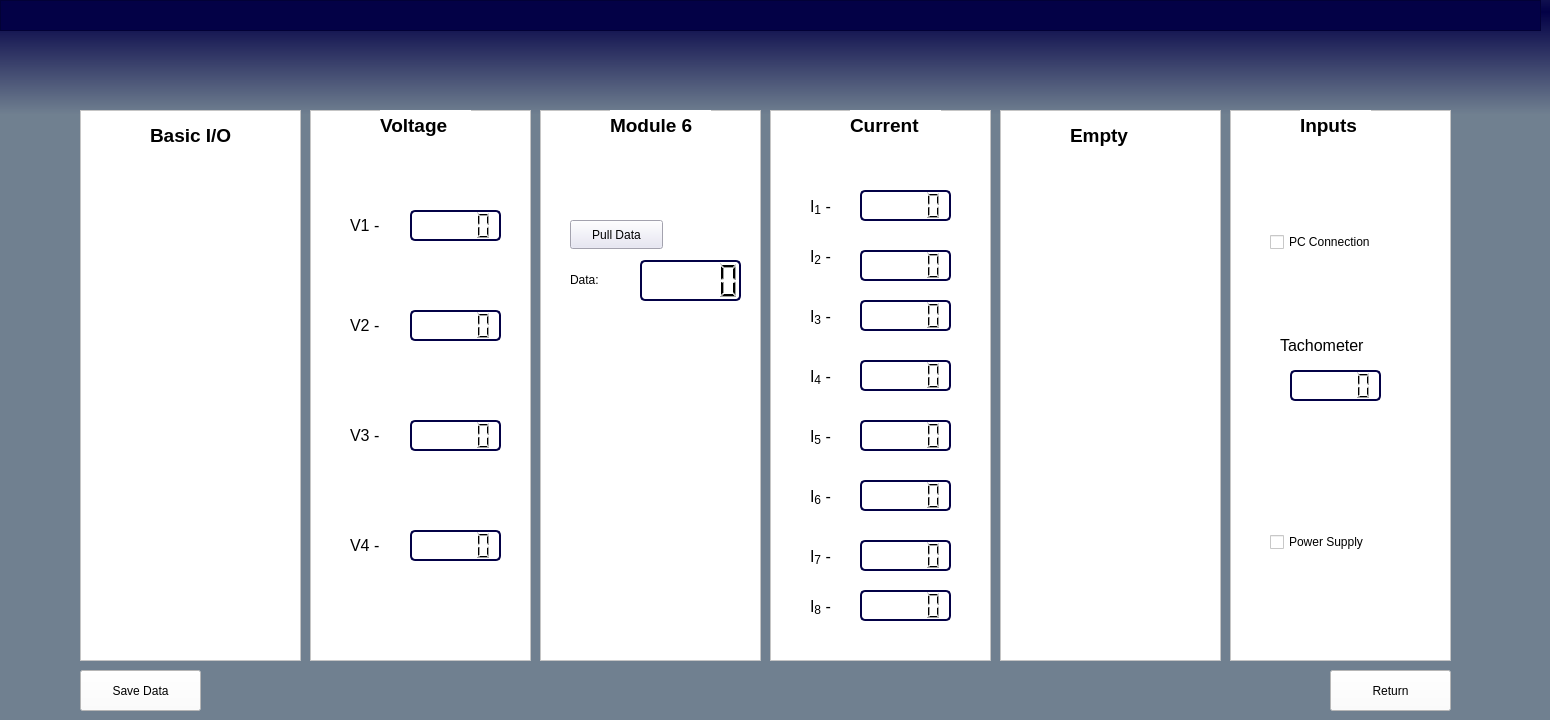
    <widget class="QWidget" name="CustomMeasPg">
     <property name="styleSheet">
      <string notr="true">background-color: qlineargradient(spread:reflect, x1:1, y1:0.0170455, x2:1, y2:1, stop:0 rgba(3, 1, 70, 255), stop:0.144231 rgba(112, 128, 144, 255));</string>
     </property>
     <widget class="QPushButton" name="pushButton_2">
      <property name="geometry">
       <rect>
        <x>1330</x>
        <y>670</y>
        <width>121</width>
        <height>41</height>
       </rect>
      </property>
      <property name="toolTip">
       <string>&lt;html&gt;&lt;head/&gt;&lt;body&gt;&lt;p align=&quot;center&quot;&gt;&lt;span style=&quot; font-weight:400;&quot;&gt;Will return to &amp;quot;Home&amp;quot; tab.&lt;/span&gt;&lt;/p&gt;&lt;/body&gt;&lt;/html&gt;</string>
      </property>
      <property name="styleSheet">
       <string notr="true">background-color: rgb(255, 255, 255);
font-color: rbg(3,1,70);</string>
      </property>
      <property name="text">
       <string>Return</string>
      </property>
     </widget>
     <widget class="QFrame" name="BasicIOMod">
      <property name="geometry">
       <rect>
        <x>80</x>
        <y>110</y>
        <width>221</width>
        <height>551</height>
       </rect>
      </property>
      <property name="styleSheet">
       <string notr="true">background-color: rgb(255, 255, 255);</string>
      </property>
      <property name="frameShape">
       <enum>QFrame::Shape::StyledPanel</enum>
      </property>
      <property name="frameShadow">
       <enum>QFrame::Shadow::Raised</enum>
      </property>
      <widget class="QLabel" name="label_4">
       <property name="geometry">
        <rect>
         <x>70</x>
         <y>10</y>
         <width>101</width>
         <height>31</height>
        </rect>
       </property>
       <property name="font">
        <font>
         <pointsize>14</pointsize>
         <bold>true</bold>
        </font>
       </property>
       <property name="text">
        <string>Basic I/O</string>
       </property>
      </widget>
     </widget>
     <widget class="QFrame" name="Mod">
      <property name="geometry">
       <rect>
        <x>540</x>
        <y>110</y>
        <width>221</width>
        <height>551</height>
       </rect>
      </property>
      <property name="styleSheet">
       <string notr="true">background-color: rgb(255, 255, 255);</string>
      </property>
      <property name="frameShape">
       <enum>QFrame::Shape::StyledPanel</enum>
      </property>
      <property name="frameShadow">
       <enum>QFrame::Shadow::Raised</enum>
      </property>
      <widget class="QLabel" name="label_15">
       <property name="geometry">
        <rect>
         <x>70</x>
         <y>0</y>
         <width>101</width>
         <height>31</height>
        </rect>
       </property>
       <property name="font">
        <font>
         <pointsize>14</pointsize>
         <bold>true</bold>
        </font>
       </property>
       <property name="text">
        <string>Module 6</string>
       </property>
      </widget>
      <widget class="QPushButton" name="pushButton">
       <property name="geometry">
        <rect>
         <x>30</x>
         <y>110</y>
         <width>93</width>
         <height>29</height>
        </rect>
       </property>
       <property name="styleSheet">
        <string notr="true">background-color: rgb(228, 227, 243);
font-color: rbg(3,1,70);</string>
       </property>
       <property name="text">
        <string>Pull Data</string>
       </property>
      </widget>
      <widget class="QLabel" name="label_14">
       <property name="geometry">
        <rect>
         <x>30</x>
         <y>160</y>
         <width>63</width>
         <height>20</height>
        </rect>
       </property>
       <property name="text">
        <string>Data: </string>
       </property>
      </widget>
      <widget class="QLCDNumber" name="lcdNumber_10">
       <property name="geometry">
        <rect>
         <x>100</x>
         <y>150</y>
         <width>101</width>
         <height>41</height>
        </rect>
       </property>
       <property name="styleSheet">
        <string notr="true">font-color:rgb(3, 1, 70);
background-color:rbg(211,211,211);
border: 2px solid rgb(3,1,70);
border-radius: 5px; </string>
       </property>
      </widget>
     </widget>
     <widget class="QPushButton" name="dataSave1">
      <property name="geometry">
       <rect>
        <x>80</x>
        <y>670</y>
        <width>121</width>
        <height>41</height>
       </rect>
      </property>
      <property name="toolTip">
       <string>&lt;html&gt;&lt;head/&gt;&lt;body&gt;&lt;p&gt;&lt;span style=&quot; font-weight:400;&quot;&gt;This button will take the data displayed above and save the values. These saved values can be viewed under the &amp;quot;Saved Data&amp;quot; tab.&lt;/span&gt;&lt;/p&gt;&lt;/body&gt;&lt;/html&gt;</string>
      </property>
      <property name="styleSheet">
       <string notr="true">background-color: rgb(255, 255, 255);
font-color: rbg(3,1,70);</string>
      </property>
      <property name="text">
       <string>Save Data</string>
      </property>
     </widget>
     <widget class="QFrame" name="frame_2">
      <property name="geometry">
       <rect>
        <x>0</x>
        <y>0</y>
        <width>1541</width>
        <height>31</height>
       </rect>
      </property>
      <property name="styleSheet">
       <string notr="true">background-color: rgb(3, 1, 70);</string>
      </property>
      <property name="frameShape">
       <enum>QFrame::Shape::StyledPanel</enum>
      </property>
      <property name="frameShadow">
       <enum>QFrame::Shadow::Raised</enum>
      </property>
     </widget>
     <widget class="QFrame" name="VoltageMod">
      <property name="geometry">
       <rect>
        <x>310</x>
        <y>110</y>
        <width>221</width>
        <height>551</height>
       </rect>
      </property>
      <property name="styleSheet">
       <string notr="true">background-color: rgb(255, 255, 255);</string>
      </property>
      <property name="frameShape">
       <enum>QFrame::Shape::StyledPanel</enum>
      </property>
      <property name="frameShadow">
       <enum>QFrame::Shadow::Raised</enum>
      </property>
      <widget class="QLabel" name="label">
       <property name="geometry">
        <rect>
         <x>70</x>
         <y>0</y>
         <width>91</width>
         <height>31</height>
        </rect>
       </property>
       <property name="font">
        <font>
         <pointsize>14</pointsize>
         <bold>true</bold>
        </font>
       </property>
       <property name="text">
        <string>Voltage</string>
       </property>
      </widget>
      <widget class="QLCDNumber" name="V1">
       <property name="geometry">
        <rect>
         <x>100</x>
         <y>100</y>
         <width>91</width>
         <height>31</height>
        </rect>
       </property>
       <property name="styleSheet">
        <string notr="true">font-color:rgb(3, 1, 70);
background-color:rbg(211,211,211);
border: 2px solid rgb(3,1,70);
border-radius: 5px; 
</string>
       </property>
      </widget>
      <widget class="QLCDNumber" name="V2">
       <property name="geometry">
        <rect>
         <x>100</x>
         <y>200</y>
         <width>91</width>
         <height>31</height>
        </rect>
       </property>
       <property name="styleSheet">
        <string notr="true">font-color:rgb(3, 1, 70);
background-color:rbg(211,211,211);
border: 2px solid rgb(3,1,70);
border-radius: 5px; </string>
       </property>
      </widget>
      <widget class="QLCDNumber" name="V3">
       <property name="geometry">
        <rect>
         <x>100</x>
         <y>310</y>
         <width>91</width>
         <height>31</height>
        </rect>
       </property>
       <property name="styleSheet">
        <string notr="true">font-color:rgb(3, 1, 70);
background-color:rbg(211,211,211);
border: 2px solid rgb(3,1,70);
border-radius: 5px; </string>
       </property>
      </widget>
      <widget class="QLCDNumber" name="V4">
       <property name="geometry">
        <rect>
         <x>100</x>
         <y>420</y>
         <width>91</width>
         <height>31</height>
        </rect>
       </property>
       <property name="styleSheet">
        <string notr="true">font-color:rgb(3, 1, 70);
background-color:rbg(211,211,211);
border: 2px solid rgb(3,1,70);
border-radius: 5px; </string>
       </property>
      </widget>
      <widget class="QLabel" name="label_5">
       <property name="geometry">
        <rect>
         <x>40</x>
         <y>100</y>
         <width>51</width>
         <height>31</height>
        </rect>
       </property>
       <property name="font">
        <font>
         <pointsize>12</pointsize>
         <bold>false</bold>
        </font>
       </property>
       <property name="text">
        <string>V1 - </string>
       </property>
      </widget>
      <widget class="QLabel" name="label_6">
       <property name="geometry">
        <rect>
         <x>40</x>
         <y>200</y>
         <width>51</width>
         <height>31</height>
        </rect>
       </property>
       <property name="font">
        <font>
         <pointsize>12</pointsize>
         <bold>false</bold>
        </font>
       </property>
       <property name="text">
        <string>V2 - </string>
       </property>
      </widget>
      <widget class="QLabel" name="label_7">
       <property name="geometry">
        <rect>
         <x>40</x>
         <y>310</y>
         <width>51</width>
         <height>31</height>
        </rect>
       </property>
       <property name="font">
        <font>
         <pointsize>12</pointsize>
         <bold>false</bold>
        </font>
       </property>
       <property name="text">
        <string>V3 - </string>
       </property>
      </widget>
      <widget class="QLabel" name="label_8">
       <property name="geometry">
        <rect>
         <x>40</x>
         <y>420</y>
         <width>51</width>
         <height>31</height>
        </rect>
       </property>
       <property name="font">
        <font>
         <pointsize>12</pointsize>
         <bold>false</bold>
        </font>
       </property>
       <property name="text">
        <string>V4 - </string>
       </property>
      </widget>
     </widget>
     <widget class="QFrame" name="CurrentMod">
      <property name="geometry">
       <rect>
        <x>770</x>
        <y>110</y>
        <width>221</width>
        <height>551</height>
       </rect>
      </property>
      <property name="styleSheet">
       <string notr="true">background-color: rgb(255, 255, 255);</string>
      </property>
      <property name="frameShape">
       <enum>QFrame::Shape::StyledPanel</enum>
      </property>
      <property name="frameShadow">
       <enum>QFrame::Shadow::Raised</enum>
      </property>
      <widget class="QLabel" name="label_2">
       <property name="geometry">
        <rect>
         <x>80</x>
         <y>0</y>
         <width>91</width>
         <height>31</height>
        </rect>
       </property>
       <property name="font">
        <font>
         <pointsize>14</pointsize>
         <bold>true</bold>
        </font>
       </property>
       <property name="text">
        <string>Current</string>
       </property>
      </widget>
      <widget class="QLCDNumber" name="I1">
       <property name="geometry">
        <rect>
         <x>90</x>
         <y>80</y>
         <width>91</width>
         <height>31</height>
        </rect>
       </property>
       <property name="styleSheet">
        <string notr="true">font-color:rgb(3, 1, 70);
background-color:rbg(211,211,211);
border: 2px solid rgb(3,1,70);
border-radius: 5px; 
</string>
       </property>
      </widget>
      <widget class="QLCDNumber" name="I2">
       <property name="geometry">
        <rect>
         <x>90</x>
         <y>140</y>
         <width>91</width>
         <height>31</height>
        </rect>
       </property>
       <property name="styleSheet">
        <string notr="true">font-color:rgb(3, 1, 70);
background-color:rbg(211,211,211);
border: 2px solid rgb(3,1,70);
border-radius: 5px; 
</string>
       </property>
      </widget>
      <widget class="QLCDNumber" name="I3">
       <property name="geometry">
        <rect>
         <x>90</x>
         <y>190</y>
         <width>91</width>
         <height>31</height>
        </rect>
       </property>
       <property name="styleSheet">
        <string notr="true">font-color:rgb(3, 1, 70);
background-color:rbg(211,211,211);
border: 2px solid rgb(3,1,70);
border-radius: 5px; 
</string>
       </property>
      </widget>
      <widget class="QLCDNumber" name="I4">
       <property name="geometry">
        <rect>
         <x>90</x>
         <y>250</y>
         <width>91</width>
         <height>31</height>
        </rect>
       </property>
       <property name="styleSheet">
        <string notr="true">font-color:rgb(3, 1, 70);
background-color:rbg(211,211,211);
border: 2px solid rgb(3,1,70);
border-radius: 5px; 
</string>
       </property>
      </widget>
      <widget class="QLabel" name="label_9">
       <property name="geometry">
        <rect>
         <x>40</x>
         <y>80</y>
         <width>41</width>
         <height>31</height>
        </rect>
       </property>
       <property name="font">
        <font>
         <pointsize>12</pointsize>
         <bold>false</bold>
        </font>
       </property>
       <property name="text">
        <string>&lt;html&gt;&lt;head/&gt;&lt;body&gt;&lt;p&gt;I&lt;span style=&quot; font-size:14pt; vertical-align:sub;&quot;&gt;1&lt;/span&gt; - &lt;/p&gt;&lt;/body&gt;&lt;/html&gt;</string>
       </property>
      </widget>
      <widget class="QLabel" name="label_10">
       <property name="geometry">
        <rect>
         <x>40</x>
         <y>130</y>
         <width>31</width>
         <height>31</height>
        </rect>
       </property>
       <property name="font">
        <font>
         <pointsize>12</pointsize>
         <bold>false</bold>
        </font>
       </property>
       <property name="text">
        <string>&lt;html&gt;&lt;head/&gt;&lt;body&gt;&lt;p&gt;I&lt;span style=&quot; font-size:14pt; vertical-align:sub;&quot;&gt;2&lt;/span&gt; - &lt;/p&gt;&lt;/body&gt;&lt;/html&gt;</string>
       </property>
      </widget>
      <widget class="QLabel" name="label_11">
       <property name="geometry">
        <rect>
         <x>40</x>
         <y>190</y>
         <width>31</width>
         <height>31</height>
        </rect>
       </property>
       <property name="font">
        <font>
         <pointsize>12</pointsize>
         <bold>false</bold>
        </font>
       </property>
       <property name="text">
        <string>&lt;html&gt;&lt;head/&gt;&lt;body&gt;&lt;p&gt;I&lt;span style=&quot; font-size:14pt; vertical-align:sub;&quot;&gt;3&lt;/span&gt; - &lt;/p&gt;&lt;/body&gt;&lt;/html&gt;</string>
       </property>
      </widget>
      <widget class="QLabel" name="label_12">
       <property name="geometry">
        <rect>
         <x>40</x>
         <y>250</y>
         <width>31</width>
         <height>31</height>
        </rect>
       </property>
       <property name="font">
        <font>
         <pointsize>12</pointsize>
         <bold>false</bold>
        </font>
       </property>
       <property name="text">
        <string>&lt;html&gt;&lt;head/&gt;&lt;body&gt;&lt;p&gt;I&lt;span style=&quot; font-size:14pt; vertical-align:sub;&quot;&gt;4&lt;/span&gt; - &lt;/p&gt;&lt;/body&gt;&lt;/html&gt;</string>
       </property>
      </widget>
      <widget class="QLabel" name="label_17">
       <property name="geometry">
        <rect>
         <x>40</x>
         <y>310</y>
         <width>41</width>
         <height>31</height>
        </rect>
       </property>
       <property name="font">
        <font>
         <pointsize>12</pointsize>
         <bold>false</bold>
        </font>
       </property>
       <property name="text">
        <string>&lt;html&gt;&lt;head/&gt;&lt;body&gt;&lt;p&gt;I&lt;span style=&quot; font-size:14pt; vertical-align:sub;&quot;&gt;5&lt;/span&gt; - &lt;/p&gt;&lt;/body&gt;&lt;/html&gt;</string>
       </property>
      </widget>
      <widget class="QLabel" name="label_18">
       <property name="geometry">
        <rect>
         <x>40</x>
         <y>370</y>
         <width>41</width>
         <height>31</height>
        </rect>
       </property>
       <property name="font">
        <font>
         <pointsize>12</pointsize>
         <bold>false</bold>
        </font>
       </property>
       <property name="text">
        <string>&lt;html&gt;&lt;head/&gt;&lt;body&gt;&lt;p&gt;I&lt;span style=&quot; font-size:14pt; vertical-align:sub;&quot;&gt;6&lt;/span&gt; - &lt;/p&gt;&lt;/body&gt;&lt;/html&gt;</string>
       </property>
      </widget>
      <widget class="QLabel" name="label_19">
       <property name="geometry">
        <rect>
         <x>40</x>
         <y>430</y>
         <width>41</width>
         <height>31</height>
        </rect>
       </property>
       <property name="font">
        <font>
         <pointsize>12</pointsize>
         <bold>false</bold>
        </font>
       </property>
       <property name="text">
        <string>&lt;html&gt;&lt;head/&gt;&lt;body&gt;&lt;p&gt;I&lt;span style=&quot; font-size:14pt; vertical-align:sub;&quot;&gt;7&lt;/span&gt; - &lt;/p&gt;&lt;/body&gt;&lt;/html&gt;</string>
       </property>
      </widget>
      <widget class="QLabel" name="label_20">
       <property name="geometry">
        <rect>
         <x>40</x>
         <y>480</y>
         <width>41</width>
         <height>31</height>
        </rect>
       </property>
       <property name="font">
        <font>
         <pointsize>12</pointsize>
         <bold>false</bold>
        </font>
       </property>
       <property name="text">
        <string>&lt;html&gt;&lt;head/&gt;&lt;body&gt;&lt;p&gt;I&lt;span style=&quot; font-size:14pt; vertical-align:sub;&quot;&gt;8&lt;/span&gt; - &lt;/p&gt;&lt;/body&gt;&lt;/html&gt;</string>
       </property>
      </widget>
      <widget class="QLCDNumber" name="I5">
       <property name="geometry">
        <rect>
         <x>90</x>
         <y>310</y>
         <width>91</width>
         <height>31</height>
        </rect>
       </property>
       <property name="styleSheet">
        <string notr="true">font-color:rgb(3, 1, 70);
background-color:rbg(211,211,211);
border: 2px solid rgb(3,1,70);
border-radius: 5px; 
</string>
       </property>
      </widget>
      <widget class="QLCDNumber" name="I6">
       <property name="geometry">
        <rect>
         <x>90</x>
         <y>370</y>
         <width>91</width>
         <height>31</height>
        </rect>
       </property>
       <property name="styleSheet">
        <string notr="true">font-color:rgb(3, 1, 70);
background-color:rbg(211,211,211);
border: 2px solid rgb(3,1,70);
border-radius: 5px; 
</string>
       </property>
      </widget>
      <widget class="QLCDNumber" name="I7">
       <property name="geometry">
        <rect>
         <x>90</x>
         <y>430</y>
         <width>91</width>
         <height>31</height>
        </rect>
       </property>
       <property name="styleSheet">
        <string notr="true">font-color:rgb(3, 1, 70);
background-color:rbg(211,211,211);
border: 2px solid rgb(3,1,70);
border-radius: 5px; 
</string>
       </property>
      </widget>
      <widget class="QLCDNumber" name="I8">
       <property name="geometry">
        <rect>
         <x>90</x>
         <y>480</y>
         <width>91</width>
         <height>31</height>
        </rect>
       </property>
       <property name="styleSheet">
        <string notr="true">font-color:rgb(3, 1, 70);
background-color:rbg(211,211,211);
border: 2px solid rgb(3,1,70);
border-radius: 5px; 
</string>
       </property>
      </widget>
     </widget>
     <widget class="QFrame" name="BasicIOMod_2">
      <property name="geometry">
       <rect>
        <x>1000</x>
        <y>110</y>
        <width>221</width>
        <height>551</height>
       </rect>
      </property>
      <property name="styleSheet">
       <string notr="true">background-color: rgb(255, 255, 255);</string>
      </property>
      <property name="frameShape">
       <enum>QFrame::Shape::StyledPanel</enum>
      </property>
      <property name="frameShadow">
       <enum>QFrame::Shadow::Raised</enum>
      </property>
      <widget class="QLabel" name="label_16">
       <property name="geometry">
        <rect>
         <x>70</x>
         <y>10</y>
         <width>101</width>
         <height>31</height>
        </rect>
       </property>
       <property name="font">
        <font>
         <pointsize>14</pointsize>
         <bold>true</bold>
        </font>
       </property>
       <property name="text">
        <string>Empty</string>
       </property>
      </widget>
     </widget>
     <widget class="QFrame" name="SpeedMod">
      <property name="geometry">
       <rect>
        <x>1230</x>
        <y>110</y>
        <width>221</width>
        <height>551</height>
       </rect>
      </property>
      <property name="styleSheet">
       <string notr="true">background-color: rgb(255, 255, 255);</string>
      </property>
      <property name="frameShape">
       <enum>QFrame::Shape::StyledPanel</enum>
      </property>
      <property name="frameShadow">
       <enum>QFrame::Shadow::Raised</enum>
      </property>
      <widget class="QLabel" name="Inputs">
       <property name="geometry">
        <rect>
         <x>70</x>
         <y>0</y>
         <width>71</width>
         <height>31</height>
        </rect>
       </property>
       <property name="font">
        <font>
         <pointsize>14</pointsize>
         <bold>true</bold>
        </font>
       </property>
       <property name="text">
        <string>Inputs</string>
       </property>
      </widget>
      <widget class="QLCDNumber" name="lcdnumber">
       <property name="geometry">
        <rect>
         <x>60</x>
         <y>260</y>
         <width>91</width>
         <height>31</height>
        </rect>
       </property>
       <property name="styleSheet">
        <string notr="true">font-color:rgb(3, 1, 70);
background-color:rbg(211,211,211);
border: 2px solid rgb(3,1,70);
border-radius: 5px; 
</string>
       </property>
      </widget>
      <widget class="QLabel" name="Tachometer">
       <property name="geometry">
        <rect>
         <x>50</x>
         <y>220</y>
         <width>101</width>
         <height>31</height>
        </rect>
       </property>
       <property name="font">
        <font>
         <pointsize>14</pointsize>
         <bold>true</bold>
        </font>
       </property>
       <property name="text">
        <string>&lt;html&gt;&lt;head/&gt;&lt;body&gt;&lt;p&gt;&lt;span style=&quot; font-size:12pt; font-weight:400;&quot;&gt;Tachometer&lt;/span&gt;&lt;/p&gt;&lt;/body&gt;&lt;/html&gt;</string>
       </property>
      </widget>
      <widget class="QCheckBox" name="PC_Conn">
       <property name="geometry">
        <rect>
         <x>40</x>
         <y>120</y>
         <width>131</width>
         <height>24</height>
        </rect>
       </property>
       <property name="text">
        <string>PC Connection</string>
       </property>
      </widget>
      <widget class="QCheckBox" name="PwrSup">
       <property name="geometry">
        <rect>
         <x>40</x>
         <y>420</y>
         <width>121</width>
         <height>24</height>
        </rect>
       </property>
       <property name="text">
        <string>Power Supply</string>
       </property>
      </widget>
     </widget>
    </widget>
